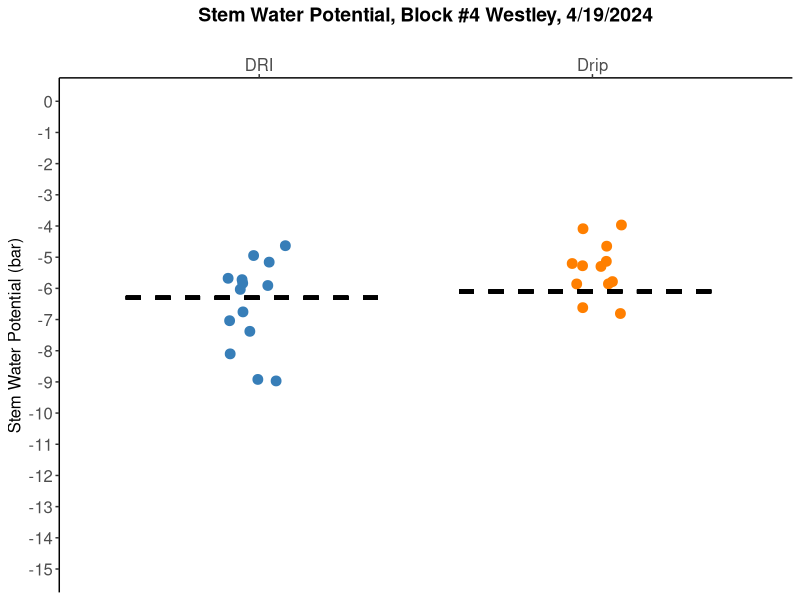
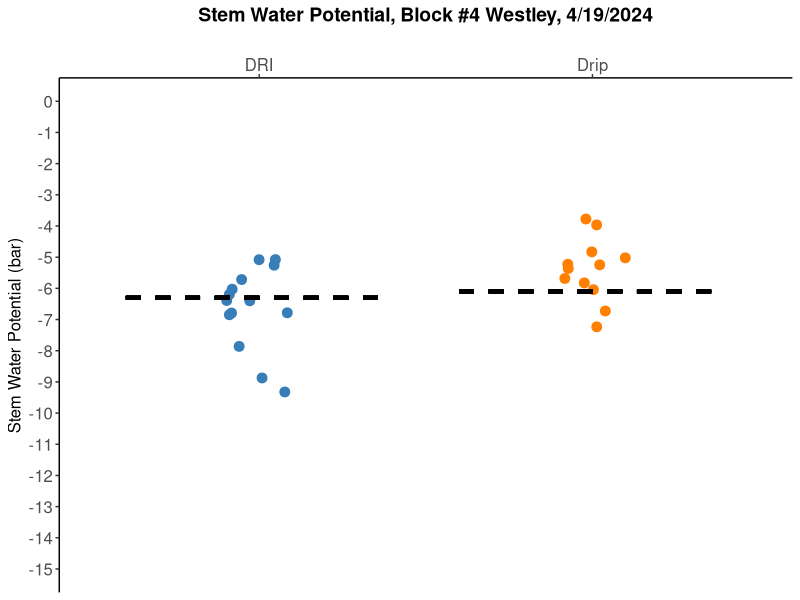

The R script that drew these images, in order:
# Plot Stem Water Potential (SWP) readings comparing Deep Root Irrigation (DRI) to Conventional Drip Irrigation Treatments

setwd("/Users/ajgal/Documents/WES_SWP_Data") # set the working directory

#install.packages("ggplot2")   # install packages (only need to run this the first time you use this code; remove the "#" to run it)
#install.packages("readxl")

library(ggplot2)  # load libraries
library(readxl)

swp <- read_xlsx("SWP_04192024.xlsx") # read excel file with data; change file name to choose sampling date.
swp <- as.data.frame(swp) # convert excel file to a data frame

baseline_DRI <- -6.3 # change these values based on the air temp and relative humidity conditions at the time of sampling
baseline_drip <- -6.1

swp_plot <- ggplot(swp, aes(x = block, y = reading_bar, color = block)) +
              geom_jitter(show.legend = FALSE, width = 0.1, size = 3) + #jitterplot in ggplot2
              ggtitle("Stem Water Potential, Block #4 Westley, 4/19/2024") + # title
              theme_classic() + # theme
              theme(plot.title = element_text(size = 14, # center title
                                              hjust = 0.5,
                                              face = "bold"),
                    axis.text = element_text(size = 12), # axis numbers and "DRI" and "Drip" text size 
                    axis.title.y = element_text(size = 12)) + # y-axis title size
              labs(x = " ",  y = "Stem Water Potential (bar)") + # rename axis titles
              scale_color_manual(values = c("#377eb8", "#ff7f00"), # select colors for data
                                labels = c("DRI", "Drip"),
                                name = "Treatment") +
              scale_y_continuous(limits = c(-15, 0), breaks = seq(0, -15, by = -1)) + # set the y axis limits
              scale_x_discrete(position = "top") + # reverse y axis order
              geom_segment(aes(x = 0.6, xend = 1.4, y = baseline_DRI, yend = baseline_DRI), 
                           linetype = "dashed", linewidth = 1.25, color = "black") + # DRI baseline SWP horizontal bar
              geom_segment(aes(x = 1.6, xend = 2.4, y = baseline_drip, yend = baseline_drip), 
                           linetype = "dashed", linewidth = 1.25, color = "black") # drip baseline SWP horizontal bar

swp_plot # plot figure

ggsave("SWP_04192024.png", plot = swp_plot, width = 6, height = 8, units = "in") # save figure to working directory, change file name to match collection date



